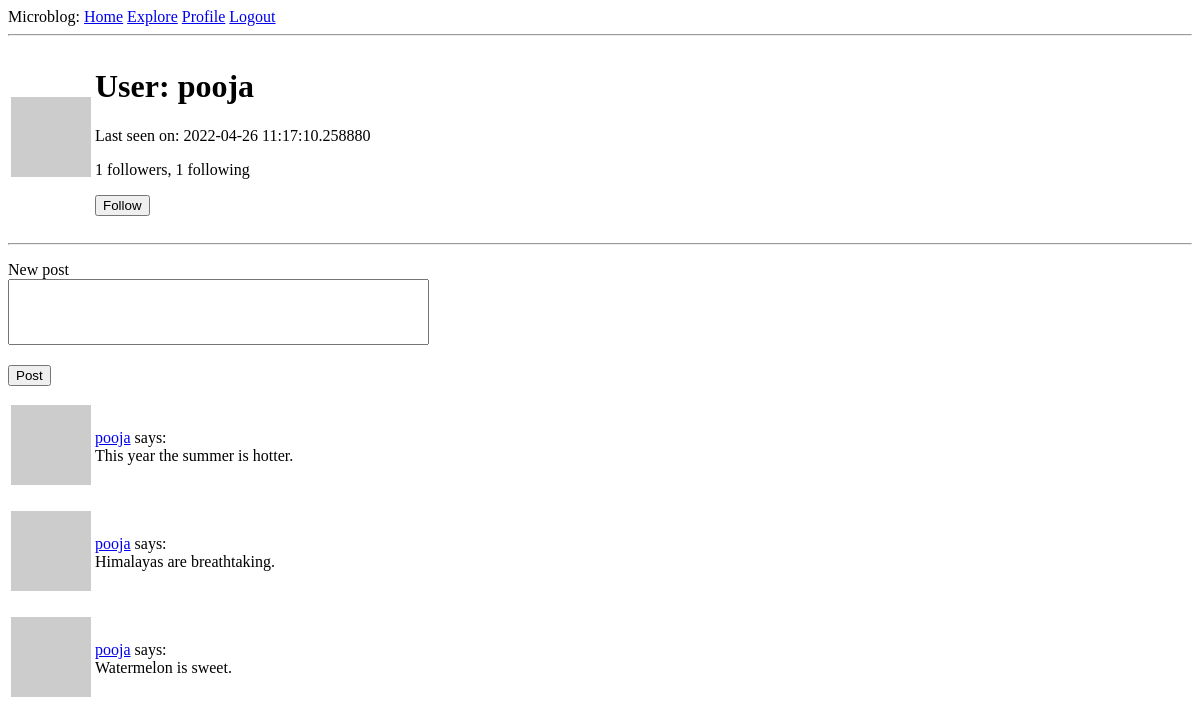
The page /user/pooja (signed in) on the database as committed earlier.
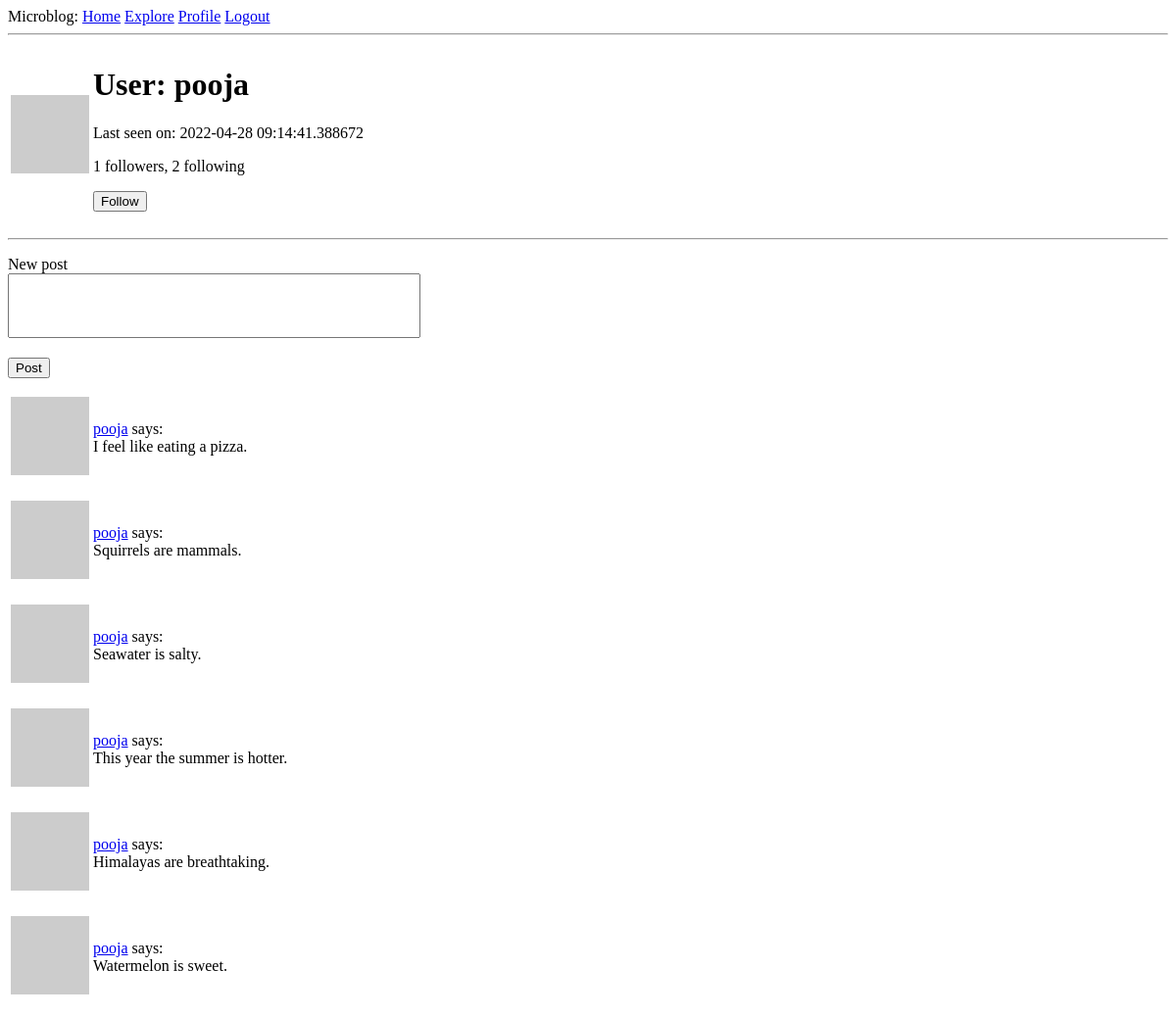
The same page on the database as committed later.
### app/models.py (models this page shows, shortened)
class User(UserMixin, db.Model):
    id = db.Column(db.Integer, primary_key=True)
    username = db.Column(db.String(32), index = True, unique = True)
    email = db.Column(db.String(32), index = True, unique = True)
    password_hash = db.Column(db.String(32))
    post = db.relationship('Post', backref='author', lazy='dynamic')
    about_me = db.Column(db.String(140))
    last_seen = db.Column(db.DateTime, default=datetime.utcnow())
    followed = db.relationship('User',
            secondary=followers,
            primaryjoin=(followers.c.follower_id == id),
            secondaryjoin=(followers.c.followed_id == id),
            backref=db.backref('followers', lazy='dynamic'),
            lazy='dynamic')
    def avatar(self, size):
        digest = md5(self.email.lower().encode('utf-8')).hexdigest()
        return \
            'https://gravatar.com/avatar/{}?size={}&default=robohash' \
            .format(digest, size)
    def is_following(self, user):
        return self.followed.filter(
                followers.c.followed_id == user.id).count() > 0

class Post(db.Model):
    id = db.Column(db.Integer(), primary_key=True)
    timestamp = db.Column(db.DateTime(), index=True, default=datetime.utcnow)
    body = db.Column(db.String(140))
    user_id = db.Column(db.Integer(), db.ForeignKey('user.id'))

### app/routes.py (the view)
@app.route('/user/<username>', methods=['GET', 'POST'])
@login_required
def user(username):
    form1 = NewPostForm()
    form2 = EmptyForm()
    if form1.validate_on_submit():
        new_post(current_user, form1)
        flash('Your post is now live!')
        return redirect(url_for('user', username=username))
    user = User.query.filter_by(username=username).first_or_404()
    page = request.args.get('page', 1, type=int)
    posts = user.post.order_by(Post.timestamp.desc())\
            .paginate(page, app.config['POSTS_PER_PAGE'], False)
    prev_url = url_for('user', username=username, page=posts.prev_num) \
            if posts.has_prev else None
    next_url = url_for('user', username=username, page=posts.next_num) \
            if posts.has_next else None
    return render_template('user.html', user=user, posts=posts.items,
            prev_url=prev_url, next_url=next_url, forms=[form1, form2])

### app/forms.py
class NewPostForm(FlaskForm):
    post_body = TextAreaField('New post', validators=[Length(min=0, max=140)],
            render_kw={'style': 'resize: none;'})
    post = SubmitField('Post')

class EmptyForm(FlaskForm):
    submit = SubmitField('Submit')

### app/models.py (called while the page is built)
@login.user_loader
def load_user(id):
    return User.query.get(int(id))

### app/routes.py (called while the page is built)
@app.before_request
def before_request():
    if current_user.is_authenticated:
        current_user.last_seen = datetime.utcnow()
        db.session.commit()

### app/templates/user.html (shortened to what this page needs)
{% extends 'base.html' %}
{% block content %}
<table>
    <tr valign='center'>
        <td><img src='{{ user.avatar(128) }}'></td>
        <td>
            <h1>User: {{ user.username }}</h1>
            {% if user.last_seen %}
            <p>Last seen on: {{ user.last_seen }}</p>
            {% endif %}
            <p>
            {{ user.followers.count() }} followers, {{ user.followed.count() }} following
            </p>
            {% if user == current_user %}
            <p><a href="{{ url_for('edit_profile') }}">Edit your profile</a></p>
            {% elif not current_user.is_following(user) %}
            <p>
                <form action="{{ url_for('follow', username=user.username) }}" method='POST'>
                    {{ forms[1].submit(value='Follow') }}
                </form>
            </p>
            {% endif %}
        </td>
    </tr>
</table>
<hr>
{% include '_new_post.html' %}
{% for post in posts %}
<p>
{% include '_post.html' %}
</p>
{% endfor %}
{% endblock %}

### app/templates/_post.html
<table>
    <tr valign='center'>
        <td><img src='{{ post.author.avatar(36) }}'></td>
        <td>
            <a href="{{ url_for('user', username=post.author.username) }}">{{ post.author.username }}</a>
            says:<br>{{ post.body }}
        </td>
    </tr>
</table>

Rows that differ between the two databases and show on the page:
changed User "pooja": last_seen "2022-04-26 11:17:10.258880" → "2022-04-28 09:14:41.388672"
added Post: author.username "pooja", body "I feel like eating a pizza."
added Post: author.username "pooja", body "Squirrels are mammals."
added Post: author.username "pooja", body "Seawater is salty."
Other text that changed with them:
{{ user.followed.count() }}: "1" → "2"
